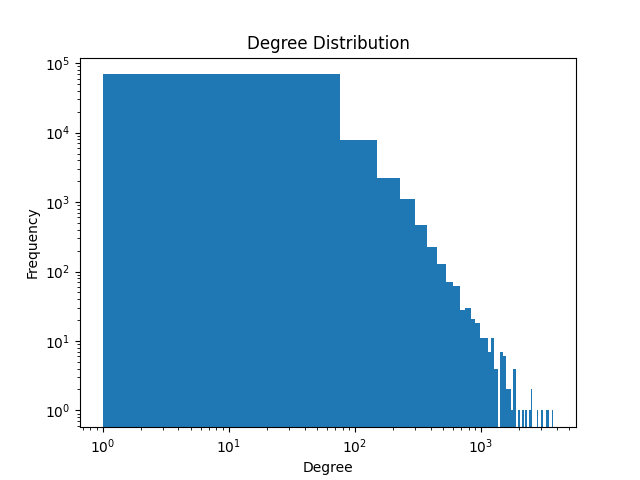

Recreate this plot in Python.
import networkx as nx
import matplotlib.pyplot as plt

# process graph and print n and M
G = nx.read_edgelist("twitter_combined.txt", nodetype=int, create_using=nx.DiGraph)
print(f"number of nodes: {G.number_of_nodes()}")
print(f"number of edges: {G.number_of_edges()}")

# calculate min/max/avg degree and plot degree histogram
degrees = [d for _, d in G.degree()]
print(f"min degree: {min(degrees)}")
print(f"max degree: {max(degrees)}")
print(f"avg degree: {sum(degrees)/len(degrees):.2f}")

plt.figure()
plt.hist(degrees, bins=50)
plt.xscale("log")
plt.yscale("log")
plt.title("Degree Distribution")
plt.xlabel("Degree")
plt.ylabel("Frequency")
plt.show()

# calculate average clustering coefficient
avg_clustering = nx.average_clustering(G)
print(f"avg clustering coefficient: {avg_clustering:.4f}")

# convert graph to undirected & calculate GC size and approx diameter
print("undirected:")
components = sorted(nx.weakly_connected_components(G), key=len, reverse=True)
giant = G.subgraph(components[0])
print(f"giant component size: {giant.number_of_nodes()} nodes, {giant.number_of_edges()} edges")

giant = giant.to_undirected()
est_diameter = nx.algorithms.approximation.diameter(giant)
print("approximate diameter:", est_diameter)

# calculate community sizes
communities = nx.community.louvain_communities(G.to_undirected(), seed=18755)
for i, c in enumerate(sorted(communities, key=len, reverse=True)[:5]):
    print(f"community {i+1}: {len(c)} nodes")
